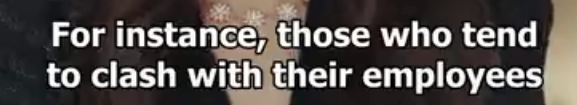
#> input picture sample.png, 577 x 105 px
$ jupyter execute --allow-errors Crash_Landing_on_Love_Analysis.ipynb
#> lines starting #> are read from the running program, lines starting #| are printed output that depends on the picture; after the words box and inside, x2 and y2 are one past the last pixel; in counts of white or black regions, pixels touching at a corner belong together
[cell 1]
import cv2
import matplotlib.pyplot as plt
import pandas as pd
import numpy as np
import pyocr
from PIL import ImageFont, ImageDraw, Image
import pyocr.builders
import os
import sys
from googletrans import Translator
import tqdm
from sklearn.feature_extraction.text import TfidfVectorizer
from sklearn.metrics.pairwise import cosine_similarity
from moviepy.editor import *

# Create Sample Movie(45sec)

[cell 2]
file_path = "OriginalMovie.mkv"#Original Path
start = 620
end = 620+45
save_path = "sample_cut.mp4"#New Created Path
#> (the rest of this cell did not finish here and is left out)

# Define OCR Function

[cell 3]
def OCR_read(PIL_data):
    tools = pyocr.get_available_tools()
    if len(tools) == 0:
        print("No OCR tool found")
        sys.exit(1)
    tool = tools[0]
    txt = tool.image_to_string( #define language, options
            PIL_data,
            lang='eng',
            builder=pyocr.builders.TextBuilder(tesseract_layout=6)
            )
    txt1 = txt.replace('\n', " ")#Replace line break with space

    translator = Translator()
    translated = translator.translate(txt1, dest="ja")

    return txt1, translated.text

## Chech the OCR operation

[cell 4]
img = cv2.imread("sample.png", 0)
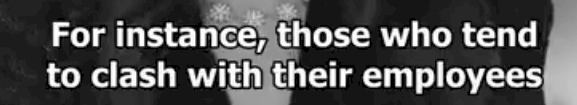
#> img: shape (105, 577); min 0, max 255, mean 82
threshold = 230
# Threshold processing
ret, img_thresh = cv2.threshold(img, threshold, 255, cv2.THRESH_BINARY)
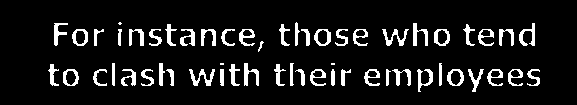
#> img_thresh: shape (105, 577); 9.5% white; 56 white regions (3 under 20 px), largest, box (x1, y1, x2, y2) and area: (189, 69, 215, 86) 185, (382, 29, 409, 46) 177, (244, 63, 259, 86) 161
#> ret = 230
plt.imshow(img_thresh)
plt.show()

img_thresh2 = cv2.bitwise_not(img_thresh)
plt.imshow(img_thresh2)
plt.show()

new_image = Image.fromarray(img_thresh2)
#> (the rest of this cell did not finish here and is left out)
